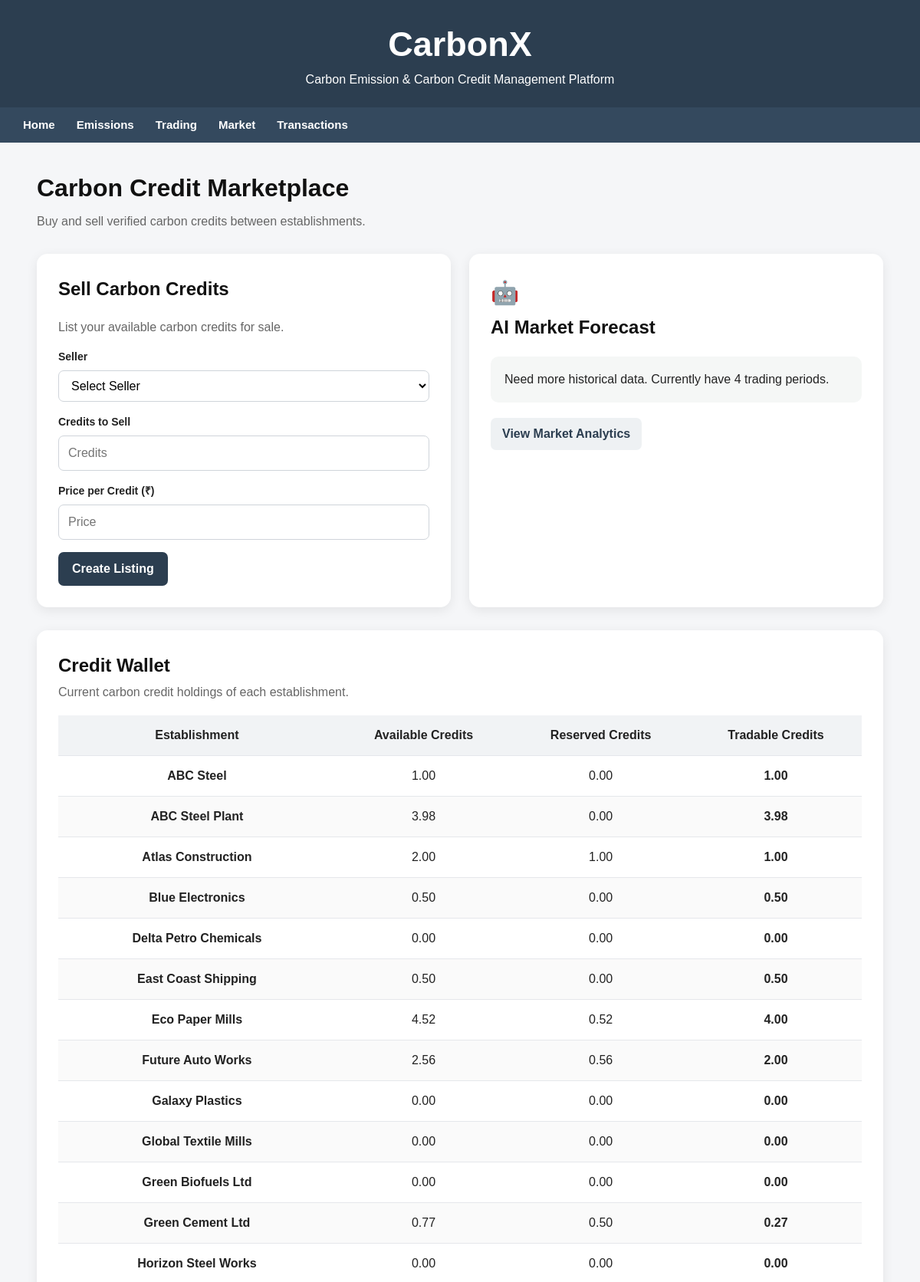
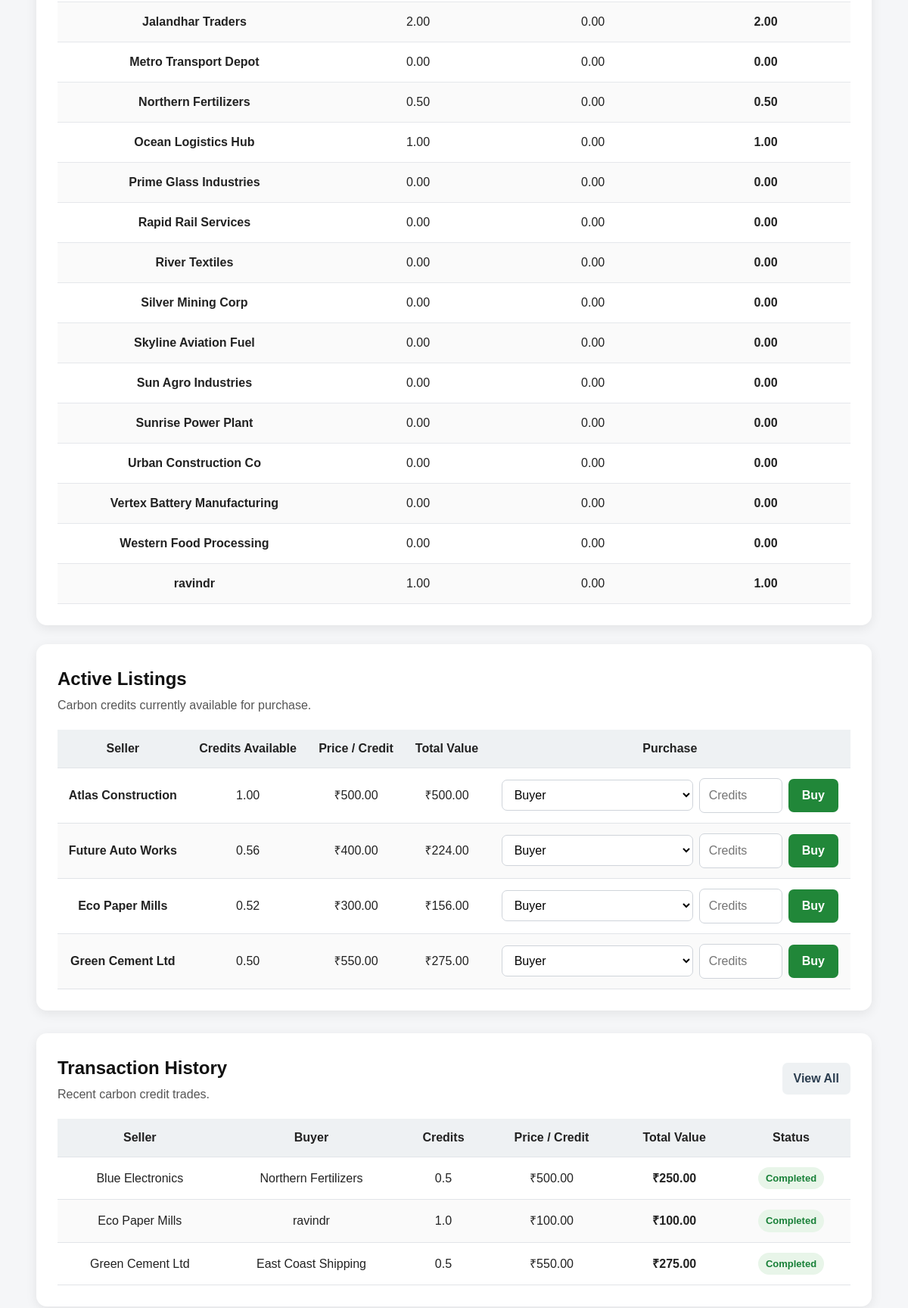
The app's page /trade (upper part) with its own data (2 pictures, top to bottom).
### tables this page shows
CREATE TABLE Credit_Wallet (wallet_id INTEGER PRIMARY KEY AUTOINCREMENT, est_id INTEGER NOT NULL UNIQUE, available_credit REAL NOT NULL DEFAULT 0 CHECK(available_credit >= 0), reserved_credit REAL NOT NULL DEFAULT 0 CHECK(reserved_credit >= 0), updated_at TEXT DEFAULT CURRENT_TIMESTAMP, generated_credit REAL NOT NULL DEFAULT 0, FOREIGN KEY (est_id) REFERENCES Establishment(est_id));

CREATE TABLE Establishment (    est_id INTEGER PRIMARY KEY AUTOINCREMENT,    est_name TEXT NOT NULL,    est_type TEXT,    location TEXT);

CREATE TABLE Credit_Listing (listing_id INTEGER PRIMARY KEY AUTOINCREMENT, seller_est_id INTEGER NOT NULL, credit_amount REAL NOT NULL CHECK(credit_amount > 0), remaining_credit REAL NOT NULL CHECK(remaining_credit >= 0 AND remaining_credit <= credit_amount), price_per_credit REAL NOT NULL CHECK(price_per_credit >= 0), status TEXT NOT NULL DEFAULT 'Active' CHECK(status IN ('Active','Sold','Cancelled')), created_at TEXT DEFAULT CURRENT_TIMESTAMP, FOREIGN KEY(seller_est_id) REFERENCES Establishment(est_id));

CREATE TABLE Credit_Transaction (transaction_id INTEGER PRIMARY KEY AUTOINCREMENT, seller_est_id INTEGER NOT NULL, buyer_est_id INTEGER NOT NULL, credit_amount REAL NOT NULL CHECK(credit_amount > 0), price_per_credit REAL NOT NULL CHECK(price_per_credit >= 0), total_amount REAL NOT NULL CHECK(total_amount >= 0), status TEXT NOT NULL DEFAULT 'Completed', created_at TEXT DEFAULT CURRENT_TIMESTAMP, FOREIGN KEY(seller_est_id) REFERENCES Establishment(est_id), FOREIGN KEY(buyer_est_id) REFERENCES Establishment(est_id), CHECK(seller_est_id <> buyer_est_id));

### app.py (the view, shortened to what this page needs)
@app.route("/trade", methods=["GET", "POST"])
def trade():
    conn = get_db()
    establishments = conn.execute(
    """
    SELECT est_id, est_name
    FROM Establishment
    ORDER BY est_name
    """
    ).fetchall()
    wallets = conn.execute(
    """
    SELECT
        cw.est_id,
        e.est_name,
        cw.available_credit,
        cw.reserved_credit
    FROM Credit_Wallet cw
    JOIN Establishment e
        ON cw.est_id = e.est_id
    ORDER BY e.est_name
    """
    ).fetchall()
    transactions = conn.execute("""
    SELECT ct.transaction_id,
           s.est_name AS seller,
           b.est_name AS buyer,
           ct.credit_amount,
           ct.price_per_credit,
           ct.total_amount,
           ct.status,
           ct.created_at
    FROM Credit_Transaction ct
    JOIN Establishment s ON ct.seller_est_id = s.est_id
    JOIN Establishment b ON ct.buyer_est_id = b.est_id
    ORDER BY ct.created_at DESC
    LIMIT 3
    """).fetchall()
    listings = conn.execute(
    """
    SELECT
        cl.listing_id,
        cl.seller_est_id,
        e.est_name,
        cl.credit_amount,
        cl.remaining_credit,
        cl.price_per_credit,
        cl.status,
        cl.created_at
    FROM Credit_Listing cl
    JOIN Establishment e
        ON cl.seller_est_id = e.est_id
    WHERE cl.status = 'Active'
      AND cl.remaining_credit > 0
    ORDER BY cl.created_at DESC
    """
    ).fetchall()
    active_listings = conn.execute(
    """
    SELECT COUNT(*)
    FROM Credit_Listing
    WHERE status = 'Active'
    """
    ).fetchone()[0]
    credits_available = conn.execute(
    """
    SELECT COALESCE(SUM(remaining_credit), 0)
    FROM Credit_Listing
    WHERE status = 'Active'
    """
    ).fetchone()[0]
    average_price = conn.execute(
    """
    SELECT COALESCE(AVG(price_per_credit), 0)
    FROM Credit_Listing
    WHERE status = 'Active'
    """
    ).fetchone()[0]
    highest_price = conn.execute(
    """
    SELECT COALESCE(MAX(price_per_credit), 0)
    FROM Credit_Listing
    WHERE status = 'Active'
    """
    ).fetchone()[0]
    lowest_price = conn.execute(
    """
    SELECT COALESCE(MIN(price_per_credit), 0)
    FROM Credit_Listing
    WHERE status = 'Active'
    """
    ).fetchone()[0]
    total_trade_value = conn.execute(
    """
    SELECT COALESCE(SUM(total_amount), 0)
    FROM Credit_Transaction
    WHERE status = 'Completed'
    """
    ).fetchone()[0]
    prediction = get_price_prediction()
    price_history = conn.execute(
    """
    SELECT
        created_at,
        price_per_credit,
        credit_amount,
        total_amount
    FROM Credit_Transaction
    WHERE status = 'Completed'
    ORDER BY created_at ASC
    """
    ).fetchall()
    price_dates = [row["created_at"] for row in price_history]
    price_values = [row["price_per_credit"] for row in price_history]
    daily_market = conn.execute(
    """
    SELECT
        DATE(created_at) AS trade_date,
        ROUND(AVG(price_per_credit), 2) AS avg_price,
        SUM(credit_amount) AS credits_traded,
        ROUND(SUM(total_amount), 2) AS trade_value
    FROM Credit_Transaction
    WHERE status = 'Completed'
    GROUP BY DATE(created_at)
    ORDER BY trade_date ASC
    """
    ).fetchall()
    market_dates = [row["trade_date"] for row in daily_market]
    market_prices = [row["avg_price"] for row in daily_market]
    moving_average = []
    for i in range(len(market_prices)):
        start = max(0, i - 2)
        window = market_prices[start:i + 1]
        moving_average.append(round(sum(window) / len(window), 2))
    current_price = market_prices[-1] if market_prices else 0
    previous_price = market_prices[-2] if len(market_prices) > 1 else current_price
    if previous_price:
        price_change = ((current_price - previous_price) / previous_price) * 100
    else:
        price_change = 0
    if price_change > 1:
        market_trend = "UP"
    elif price_change < -1:
        market_trend = "DOWN"
    else:
        market_trend = "STABLE"
    conn.close()
    return render_template("trade.html", establishments=establishments, wallets=wallets, listings=listings, active_listings=active_listings, credits_available=credits_available, average_price=average_price, highest_price=highest_price, lowest_price=lowest_price, total_trade_value=total_trade_value, price_history=price_history, price_dates=price_dates, price_values=price_values, market_dates=market_dates, market_prices=market_prices, current_price=current_price, price_change=price_change, market_trend=market_trend, moving_average=moving_average, prediction=prediction, transactions=transactions)

### templates/trade.html (shortened to what this page needs)
{% extends "base.html" %}
{% block content %}
<div class="page-header">
    <h1>Carbon Credit Marketplace</h1>
    <p>Buy and sell verified carbon credits between establishments.</p>
</div>
<div class="trade-grid">
    <div class="trade-card">
        <h2>Sell Carbon Credits</h2>
        <p class="section-subtitle">
            List your available carbon credits for sale.
        </p>
        <form action="/create-listing" method="POST">
            <div class="form-group">
                <label>Seller</label>
                <select name="seller_est_id" required>
                    <option value="">Select Seller</option>
                </select>
            </div>
            <div class="form-group">
                <label>Credits to Sell</label>
                <input
                    type="number"
                    name="credit_amount"
                    min="0.01"
                    step="0.01"
                    placeholder="Credits"
                    required>
            </div>
            <div class="form-group">
                <label>Price per Credit (₹)</label>
                <input
                    type="number"
                    name="price_per_credit"
                    min="0.01"
                    step="0.01"
                    placeholder="Price"
                    required>
            </div>
            <button type="submit">
                Create Listing
            </button>
        </form>
    </div>
    <div class="trade-card ai-card">
        <div class="card-icon">🤖</div>
        <h2>AI Market Forecast</h2>
        {% if prediction.available %}
            <div class="forecast-grid">
                <div>
                    <span>Current Price</span>
                    <strong>₹{{ prediction.current_price }}</strong>
                </div>
                <div>
                    <span>Predicted Price</span>
                    <strong>₹{{ prediction.predicted_price }}</strong>
                </div>
                <div>
                    <span>Model MAE</span>
                    <strong>₹{{ prediction.mae }}</strong>
                </div>
            </div>
        {% else %}
            <div class="forecast-message">
                {{ prediction.message }}
            </div>
        {% endif %}
        <a href="/market" class="secondary-button">
            View Market Analytics
        </a>
    </div>
</div>
<div class="trade-card wallet-section">
    <div class="section-header">
        <div>
            <h2>Credit Wallet</h2>
            <p>Current carbon credit holdings of each establishment.</p>
        </div>
    </div>
    <div class="wallet-table-wrapper">
        <table class="wallet-table">
            <thead>
                <tr>
                    <th>Establishment</th>
                    <th>Available Credits</th>
                    <th>Reserved Credits</th>
                    <th>Tradable Credits</th>
                </tr>
            </thead>
            <tbody>
                {% for wallet in wallets %}
                <tr>
                    <td>
                        <strong>{{ wallet.est_name }}</strong>
                    </td>
                    <td>
                        {{ "%.2f"|format(wallet.available_credit) }}
                    </td>
                    <td>
                        {{ "%.2f"|format(wallet.reserved_credit) }}
                    </td>
                    <td>
                        <strong>
                            {{ "%.2f"|format(
                                wallet.available_credit - wallet.reserved_credit
                            ) }}
                        </strong>
                    </td>
                </tr>
                {% endfor %}
            </tbody>
        </table>
    </div>
</div>
<div class="data-card">
    <div class="card-header">
        <div>
            <h2>Active Listings</h2>
            <p>Carbon credits currently available for purchase.</p>
        </div>
    </div>
    {% if listings %}
    <div class="table-container">
        <table>
            <thead>
                <tr>
                    <th>Seller</th>
                    <th>Credits Available</th>
                    <th>Price / Credit</th>
                    <th>Total Value</th>
                    <th>Purchase</th>
                </tr>
            </thead>
            <tbody>
                {% for listing in listings %}
                <tr>
                    <td>
                        <strong>{{ listing.est_name }}</strong>
                    </td>
                    <td>
                        {{ "%.2f"|format(listing.remaining_credit) }}
                    </td>
                    <td>
                        ₹{{ "%.2f"|format(listing.price_per_credit) }}
                    </td>
                    <td>
                        ₹{{ "%.2f"|format(
                            listing.remaining_credit *
                            listing.price_per_credit
                        ) }}
                    </td>
                    <td>
                        <form
                            action="/buy-credit"
                            method="POST"
                            class="buy-form">
                            <select
                                name="buyer_est_id"
                                required>
                                <option value="">
                                    Buyer
                                </option>
                            </select>
                            <input
                                type="number"
                                name="quantity"
                                min="0.01"
                                max="{{ listing.remaining_credit }}"
                                step="0.01"
                                placeholder="Credits"
                                required>
                            <button type="submit">
                                Buy
                            </button>
                        </form>
                    </td>
                </tr>
                {% endfor %}
            </tbody>
        </table>
    </div>
    {% endif %}
</div>
<div class="data-card">
    <div class="card-header">
        <div>
            <h2>Transaction History</h2>
            <p>Recent carbon credit trades.</p>
        </div>
        <a href="/transactions" class="secondary-button">
            View All
        </a>
    </div>
    {% if transactions %}
    <div class="table-container">
        <table>
            <thead>
                <tr>
                    <th>Seller</th>
                    <th>Buyer</th>
                    <th>Credits</th>
                    <th>Price / Credit</th>
                    <th>Total Value</th>
                    <th>Status</th>
                </tr>
            </thead>
            <tbody>
                {% for transaction in transactions %}
                <tr>
                    <td>{{ transaction.seller }}</td>
                    <td>{{ transaction.buyer }}</td>
                    <td>{{ transaction.credit_amount }}</td>
                    <td>
                        ₹{{ "%.2f"|format(transaction.price_per_credit) }}
                    </td>
                    <td>
                        <strong>
                            ₹{{ "%.2f"|format(transaction.total_amount) }}
                        </strong>
                    </td>
                    <td>
                        <span class="status-badge">
                            {{ transaction.status }}
                        </span>
                    </td>
                </tr>
                {% endfor %}
            </tbody>
        </table>
    </div>
    {% else %}
    <div class="empty-state">
        <p>No transactions found.</p>
    </div>
    {% endif %}
</div>
{% endblock %}

### records on screen
Credit_Wallet: est_name "ABC Steel", available_credit "1.00", reserved_credit "0.00", available_credit+reserved_credit "1.00"
Credit_Wallet: est_name "ABC Steel Plant", available_credit "3.98", reserved_credit "0.00", available_credit+reserved_credit "3.98"
Credit_Wallet: est_name "Atlas Construction", available_credit "2.00", reserved_credit "1.00", available_credit+reserved_credit "1.00"
Credit_Wallet: est_name "Blue Electronics", available_credit "0.50", reserved_credit "0.00", available_credit+reserved_credit "0.50"
Credit_Wallet: est_name "Delta Petro Chemicals", available_credit "0.00", reserved_credit "0.00", available_credit+reserved_credit "0.00"
Credit_Wallet: est_name "East Coast Shipping", available_credit "0.50", reserved_credit "0.00", available_credit+reserved_credit "0.50"
Credit_Wallet: est_name "Eco Paper Mills", available_credit "4.52", reserved_credit "0.52", available_credit+reserved_credit "4.00"
Credit_Wallet: est_name "Future Auto Works", available_credit "2.56", reserved_credit "0.56", available_credit+reserved_credit "2.00"
Credit_Wallet: est_name "Galaxy Plastics", available_credit "0.00", reserved_credit "0.00", available_credit+reserved_credit "0.00"
Credit_Wallet: est_name "Global Textile Mills", available_credit "0.00", reserved_credit "0.00", available_credit+reserved_credit "0.00"
Credit_Wallet: est_name "Green Biofuels Ltd", available_credit "0.00", reserved_credit "0.00", available_credit+reserved_credit "0.00"
Credit_Wallet: est_name "Green Cement Ltd", available_credit "0.77", reserved_credit "0.50", available_credit+reserved_credit "0.27"
Credit_Wallet: est_name "Horizon Steel Works", available_credit "0.00", reserved_credit "0.00", available_credit+reserved_credit "0.00"
Credit_Wallet: est_name "Jalandhar Traders", available_credit "2.00", reserved_credit "0.00", available_credit+reserved_credit "2.00"
Credit_Wallet: est_name "Metro Transport Depot", available_credit "0.00", reserved_credit "0.00", available_credit+reserved_credit "0.00"
Credit_Wallet: est_name "Northern Fertilizers", available_credit "0.50", reserved_credit "0.00", available_credit+reserved_credit "0.50"
Credit_Wallet: est_name "Ocean Logistics Hub", available_credit "1.00", reserved_credit "0.00", available_credit+reserved_credit "1.00"
Credit_Wallet: est_name "Prime Glass Industries", available_credit "0.00", reserved_credit "0.00", available_credit+reserved_credit "0.00"
Credit_Wallet: est_name "Rapid Rail Services", available_credit "0.00", reserved_credit "0.00", available_credit+reserved_credit "0.00"
Credit_Wallet: est_name "River Textiles", available_credit "0.00", reserved_credit "0.00", available_credit+reserved_credit "0.00"
Credit_Wallet: est_name "Silver Mining Corp", available_credit "0.00", reserved_credit "0.00", available_credit+reserved_credit "0.00"
Credit_Wallet: est_name "Skyline Aviation Fuel", available_credit "0.00", reserved_credit "0.00", available_credit+reserved_credit "0.00"
Credit_Wallet: est_name "Sun Agro Industries", available_credit "0.00", reserved_credit "0.00", available_credit+reserved_credit "0.00"
Credit_Wallet: est_name "Sunrise Power Plant", available_credit "0.00", reserved_credit "0.00", available_credit+reserved_credit "0.00"
Credit_Wallet: est_name "Urban Construction Co", available_credit "0.00", reserved_credit "0.00", available_credit+reserved_credit "0.00"
Credit_Wallet: est_name "Vertex Battery Manufacturing", available_credit "0.00", reserved_credit "0.00", available_credit+reserved_credit "0.00"
Credit_Wallet: est_name "Western Food Processing", available_credit "0.00", reserved_credit "0.00", available_credit+reserved_credit "0.00"
Credit_Wallet: est_name "ravindr", available_credit "1.00", reserved_credit "0.00", available_credit+reserved_credit "1.00"
Credit_Listing: est_name "Atlas Construction", remaining_credit "1.00", price_per_credit "500.00", remaining_credit+price_per_credit "500.00"
Credit_Listing: est_name "Future Auto Works", remaining_credit "0.56", price_per_credit "400.00", remaining_credit+price_per_credit "224.00"
Credit_Listing: est_name "Eco Paper Mills", remaining_credit "0.52", price_per_credit "300.00", remaining_credit+price_per_credit "156.00"
Credit_Listing: est_name "Green Cement Ltd", remaining_credit "0.50", price_per_credit "550.00", remaining_credit+price_per_credit "275.00"
Credit_Transaction: price_per_credit "500.00", total_amount "250.00"
Credit_Transaction: price_per_credit "100.00", total_amount "100.00"
Credit_Transaction: price_per_credit "550.00", total_amount "275.00"

### other values on screen
{{ prediction.message }} "Need more historical data. Currently have 4 trading periods."
